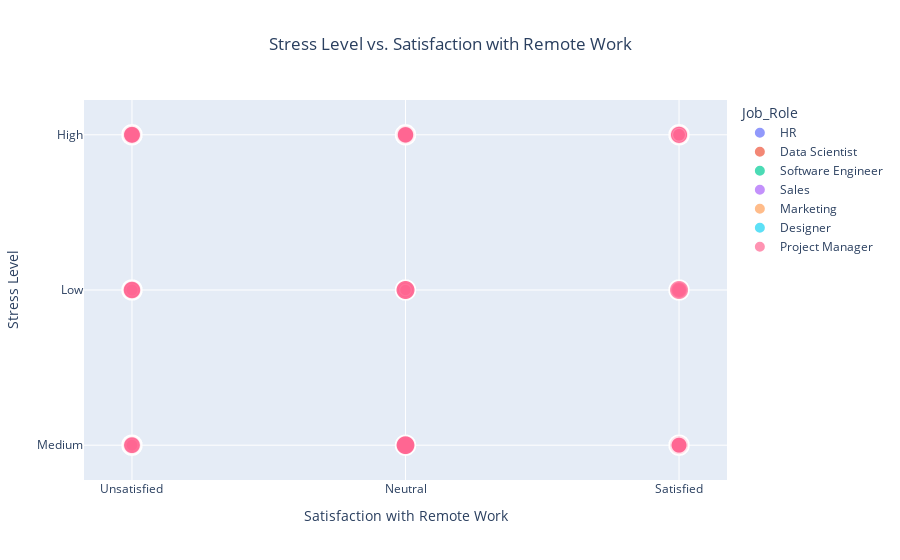

Write notebook code for a chart like this one.
### Code cell
import plotly.express as px

fig2 = px.scatter(
    df,
    x="Satisfaction_with_Remote_Work",
    y="Stress_Level", 
    color="Job_Role",
    size="Hours_Worked_Per_Week",
    title="Stress Level vs. Satisfaction with Remote Work",
    labels={
        "Satisfaction_with_Remote_Work": "Satisfaction with Remote Work",
        "Stress_Level": "Stress Level"
    },
    hover_name="Employee_ID" 
)

fig2.update_layout(title_x=0.5)
fig2.show()

### Figure 1 — Plotly figure (JSON) as saved in the notebook; plotly's stock layout.template omitted (floating-point values rounded to 4 significant figures; data arrays with more than 128 entries replaced by an {"elided": "..."} marker saying what was removed)
{"data": [{"hovertemplate": "<b>%{hovertext}</b><br><br>Job_Role=HR<br>Satisfaction with Remote Work=%{x}<br>Stress Level=%{y}<br>Hours_Worked_Per_Week=%{marker.size}<extra></extra>", "hovertext": {"elided": "716 str values"}, "legendgroup": "HR", "marker": {"color": "#636efa", "size": {"elided": "716 int values"}, "sizemode": "area", "sizeref": 0.15, "symbol": "circle"}, "mode": "markers", "name": "HR", "showlegend": true, "type": "scattergl", "x": {"elided": "716 str values"}, "xaxis": "x", "y": {"elided": "716 str values"}, "yaxis": "y"}, {"hovertemplate": "<b>%{hovertext}</b><br><br>Job_Role=Data Scientist<br>Satisfaction with Remote Work=%{x}<br>Stress Level=%{y}<br>Hours_Worked_Per_Week=%{marker.size}<extra></extra>", "hovertext": {"elided": "696 str values"}, "legendgroup": "Data Scientist", "marker": {"color": "#EF553B", "size": {"elided": "696 int values"}, "sizemode": "area", "sizeref": 0.15, "symbol": "circle"}, "mode": "markers", "name": "Data Scientist", "showlegend": true, "type": "scattergl", "x": {"elided": "696 str values"}, "xaxis": "x", "y": {"elided": "696 str values"}, "yaxis": "y"}, {"hovertemplate": "<b>%{hovertext}</b><br><br>Job_Role=Software Engineer<br>Satisfaction with Remote Work=%{x}<br>Stress Level=%{y}<br>Hours_Worked_Per_Week=%{marker.size}<extra></extra>", "hovertext": {"elided": "711 str values"}, "legendgroup": "Software Engineer", "marker": {"color": "#00cc96", "size": {"elided": "711 int values"}, "sizemode": "area", "sizeref": 0.15, "symbol": "circle"}, "mode": "markers", "name": "Software Engineer", "showlegend": true, "type": "scattergl", "x": {"elided": "711 str values"}, "xaxis": "x", "y": {"elided": "711 str values"}, "yaxis": "y"}, {"hovertemplate": "<b>%{hovertext}</b><br><br>Job_Role=Sales<br>Satisfaction with Remote Work=%{x}<br>Stress Level=%{y}<br>Hours_Worked_Per_Week=%{marker.size}<extra></extra>", "hovertext": {"elided": "733 str values"}, "legendgroup": "Sales", "marker": {"color": "#ab63fa", "size": {"elided": "733 int values"}, "sizemode": "area", "sizeref": 0.15, "symbol": "circle"}, "mode": "markers", "name": "Sales", "showlegend": true, "type": "scattergl", "x": {"elided": "733 str values"}, "xaxis": "x", "y": {"elided": "733 str values"}, "yaxis": "y"}, {"hovertemplate": "<b>%{hovertext}</b><br><br>Job_Role=Marketing<br>Satisfaction with Remote Work=%{x}<br>Stress Level=%{y}<br>Hours_Worked_Per_Week=%{marker.size}<extra></extra>", "hovertext": {"elided": "683 str values"}, "legendgroup": "Marketing", "marker": {"color": "#FFA15A", "size": {"elided": "683 int values"}, "sizemode": "area", "sizeref": 0.15, "symbol": "circle"}, "mode": "markers", "name": "Marketing", "showlegend": true, "type": "scattergl", "x": {"elided": "683 str values"}, "xaxis": "x", "y": {"elided": "683 str values"}, "yaxis": "y"}, {"hovertemplate": "<b>%{hovertext}</b><br><br>Job_Role=Designer<br>Satisfaction with Remote Work=%{x}<br>Stress Level=%{y}<br>Hours_Worked_Per_Week=%{marker.size}<extra></extra>", "hovertext": {"elided": "723 str values"}, "legendgroup": "Designer", "marker": {"color": "#19d3f3", "size": {"elided": "723 int values"}, "sizemode": "area", "sizeref": 0.15, "symbol": "circle"}, "mode": "markers", "name": "Designer", "showlegend": true, "type": "scattergl", "x": {"elided": "723 str values"}, "xaxis": "x", "y": {"elided": "723 str values"}, "yaxis": "y"}, {"hovertemplate": "<b>%{hovertext}</b><br><br>Job_Role=Project Manager<br>Satisfaction with Remote Work=%{x}<br>Stress Level=%{y}<br>Hours_Worked_Per_Week=%{marker.size}<extra></extra>", "hovertext": {"elided": "738 str values"}, "legendgroup": "Project Manager", "marker": {"color": "#FF6692", "size": {"elided": "738 int values"}, "sizemode": "area", "sizeref": 0.15, "symbol": "circle"}, "mode": "markers", "name": "Project Manager", "showlegend": true, "type": "scattergl", "x": {"elided": "738 str values"}, "xaxis": "x", "y": {"elided": "738 str values"}, "yaxis": "y"}], "layout": {"autosize": true, "legend": {"itemsizing": "constant", "title": {"text": "Job_Role"}, "tracegroupgap": 0}, "title": {"text": "Stress Level vs. Satisfaction with Remote Work", "x": 0.5}, "xaxis": {"anchor": "y", "autorange": true, "domain": [0, 1], "range": [-0.1665, 2.166], "title": {"text": "Satisfaction with Remote Work"}, "type": "category"}, "yaxis": {"anchor": "x", "autorange": true, "domain": [0, 1], "range": [-0.3806, 2.381], "title": {"text": "Stress Level"}, "type": "category"}}}
